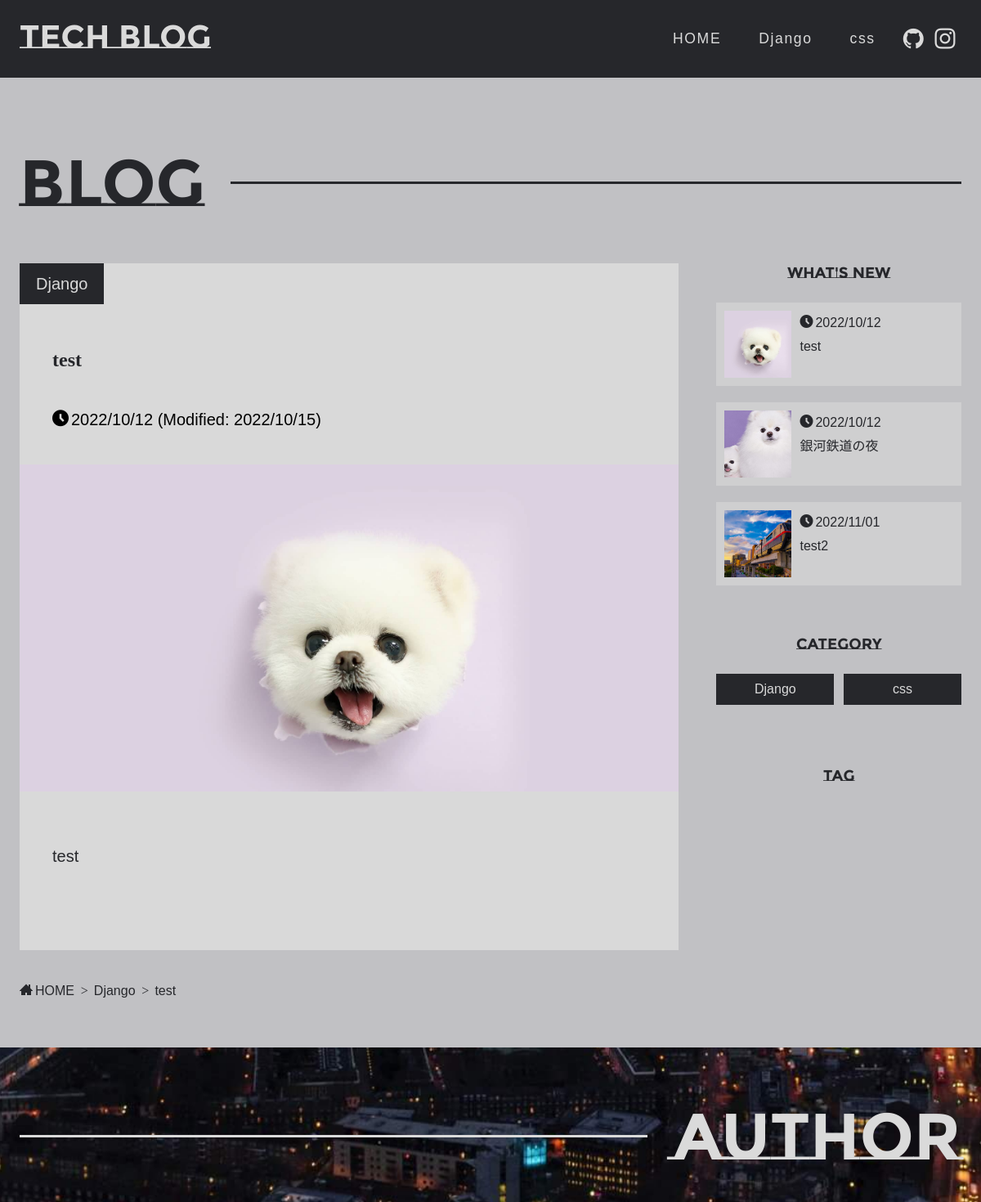
The page /bbs/detail/test/ (upper part) on the database as committed earlier.
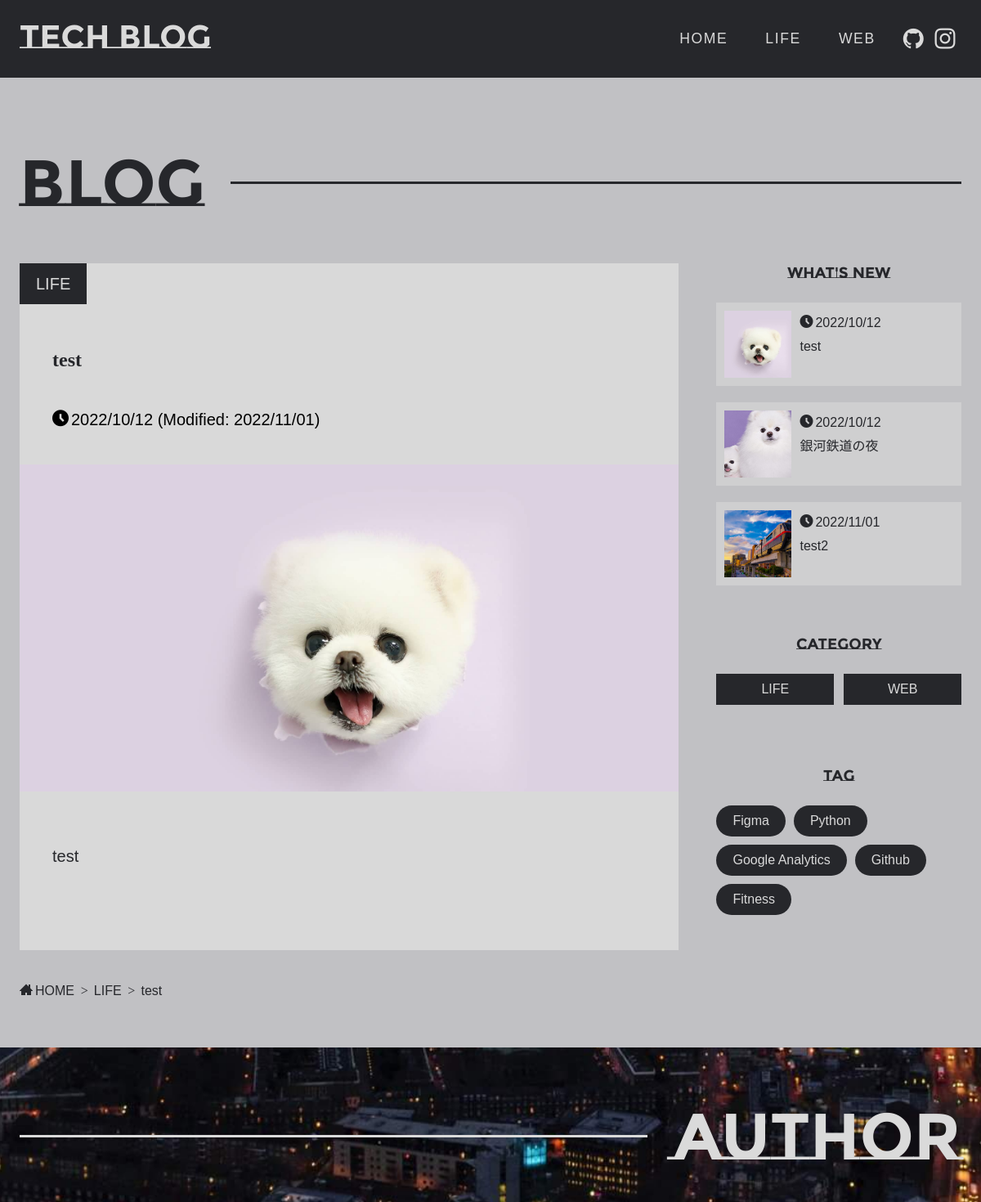
The same page on the database as committed later.
### bbs/models.py (models this page shows, shortened)
class Category(models.Model):
  name = models.CharField('カテゴリー', max_length=50)
  def __str__(self):
      return self.name

class Article(models.Model):
  title = models.CharField('タイトル', max_length=200, null=True)
  description = models.CharField('説明', max_length=500, null=True)
  content = models.TextField('テキスト')
  created_at = models.DateField('作成日', auto_now_add=True)
  updated_at = models.DateField('更新日', auto_now=True)
  thumbnail_image = models.ImageField('サムネイル',null=True, blank=True)
  slug = models.SlugField('スラッグ',blank=True, unique=False, max_length=255)
  category = models.ForeignKey(
                Category, verbose_name='カテゴリー',
                on_delete=models.PROTECT
              )
  tag = models.ManyToManyField(Tag, verbose_name='タグ')
  relation = models.ManyToManyField('self', verbose_name='関連', blank=True)

class Tag(models.Model):
  name = models.CharField('タグ', max_length=50)
  def __str__(self):
      return self.name

### bbs/views.py (the view)
# urls.py: path('detail/<slug:slug>/',views.detail, name='detail'),
def detail(request, slug):
  entries = Article.objects.all()[:3]
  article = get_object_or_404(Article, slug=slug)
  context = {
    'article': article,
    'entries': entries,
  }
  return render(request,'bbs/detail.html',context)

### bbs/context.py (called while the page is built)
def related(request):
    context = {
        'category_list': Category.objects.all(),
        'tag_list': Tag.objects.all(),
    }
    return context

### bbs/templates/bbs/detail.html (shortened to what the changed rows need)
{% load static %}
<!DOCTYPE html>
<html lang="en">
<head>
  <link rel="stylesheet" href="{% static 'css/detail.css' %}">
</head>
<body id="top" itemscope itemtype="http://schema.org/WebPage">
<div class="wrapper">
<header>
    <div class="container">
      <nav id="header_nav" role="navigation" itemscope itemtype="http://scheme.org/SiteNavigationElement">
        <ul class="globalNav">
        {% for category in category_list %}<li itemprop="name"><a href="{% url 'bbs:category' category %}">{{ category.name }}</a></li>{% endfor %}
        </ul>
      </nav>
    </div>
</header>
<main itemscope itemtype="https://schema.org/Blog">
  <section class="blog-sec">
  <div class="container">
    <div class="container-inner">
    <article itemscope itemtype="http://schema.org/BlogPosting" itemprop="blogPost">
      <section class="article-sec">
          <div class="article-head">
            <p class="category"><a href="{% url 'bbs:category' article.category %}">{{ article.category }}</a></p>
            <h1 itemprop="headline" class="article-title">{{ article.title }}</h1>
            <p class="date">
              <time itemprop="datePublished" datetime="{{ article.created_at|date:'Y-m-d' }}"><i class="icon-clock2"></i>{{ article.created_at|date:"Y/m/d" }}</time>
              <time itemprop="dateModified" datetime="{{ article.updated_at|date:'Y-m-d' }}">
              (Modified: {{ article.updated_at|date:'Y/m/d' }})
              </time>
            </p>
          </div>
          <figure itemscope itemtype="http://schema.org/ImageObject" class="thumbnail">
            <a href="{% url 'bbs:detail' article.slug %}" itemprop="url" title="{{ article.title }}">
              <picture>
                <source srcset="/media/{{ article.thumbnail_image }}" type="image/webp" width="868" height="400" loading="lazy" itemprop="image">
                <img src="/media/{{ article.thumbnail_image }}" width="868" height="400" loading="lazy" itemprop="image" alt="{{ article.category.name }}">
              </picture>
            </a>
          </figure>
          <div class="article-contents" itemprop="articleBody">
            {% autoescape off %}
            <div>{{ article.content | safe }}</div>
            {% endautoescape %}
          </div>
      </section>
    </article>
    <aside>
      <ul class="wn-list">
        {% for article in entries %}
        <li>
          <a href="{% url 'bbs:detail' article.slug %}">
            <picture>
              <source srcset="/media/{{ article.thumbnail_image }}" type="image/webp" width="82" height="82" loading="lazy" itemprop="image">
              <img src="/media/{{ article.thumbnail_image }}" width="82" height="82" loading="lazy" itemprop="image" alt="">
            </picture>
          </a>
          <div class="wn-list-sentence">
            <time itemprop="datePublished" datetime="{{ article.created_at|date:'Y-m-d' }}"><i class="icon-clock2"></i>{{ article.created_at|date:"Y/m/d" }}</time>
            <a href="">
            <h4 itemprop="name headline">{{ article.title }}</h4>
            </a>
          </div>
        </li>
        {% endfor %}
      </ul>
      <ul class="category-list">
        {% for category in category_list %}
        <li><a href="{% url 'bbs:category' category %}">{{ category.name }}</a></li>
        {% endfor %}
      </ul>
      <ul class="tag-list">
        {% for tag in tag_list %}
        <li><a href="{% url 'bbs:tag' tag %}">{{ tag.name }}</a></li>
        {% endfor %}
      </ul>
    </aside>
  </div>
  <ol class="breadcrumb" itemscope itemtype="https://schema.org/BreadcrumbList">
    <li itemprop="itemListElement" itemscope
        itemtype="https://schema.org/ListItem">
      <a itemprop="item" href="{% url 'bbs:category' article.category %}">
          <span itemprop="name">{{ article.category.name }}</span>
      </a>
    </li>
    <li itemprop="itemListElement" itemscope
        itemtype="https://schema.org/ListItem">
      <a itemprop="item" href="{% url 'bbs:detail' article.slug %}">
          <span itemprop="name">{{ article.title }}</span>
      </a>
    </li>
  </ol>
  </div>
  </section>
</main>
</div>
</body>
</html>

Rows that differ between the two databases and show on the page:
changed Category: name "Django" → "LIFE"
changed Category: name "css" → "WEB"
changed Article "test": category "Django" → "LIFE"; updated_at "2022/10/15" → "2022/11/01"; category.name "Django" → "LIFE"
added Tag: name "Figma"
added Tag: name "Python"
added Tag: name "Google Analytics"
added Tag: name "Github"
added Tag: name "Fitness"
